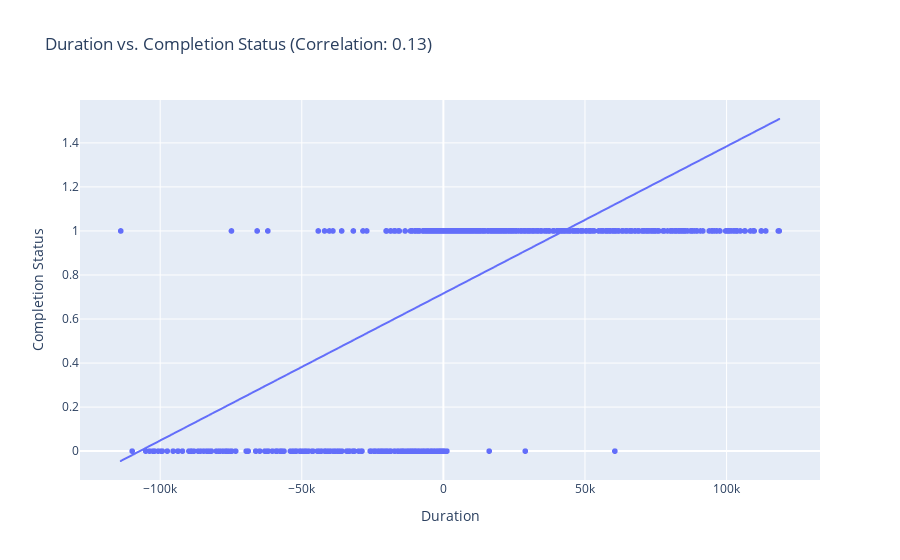

Notebook code cell kept with this figure:
### Markdown cell above
We also tried to explore if duration has a impact on the success rate, for which we calculated correlation.

### Code cell
correlation = test_df['duration'].corr(test_df['completed_numeric'])

# Create a scatter plot with Plotly
fig = px.scatter(
    test_df, x='duration', y='completed_numeric', trendline='ols',
    title=f'Duration vs. Completion Status (Correlation: {correlation:.2f})',
    labels={'duration': 'Duration', 'completed_numeric': 'Completion Status'}
)

# Customize the layout
fig.update_layout(
    xaxis_title="Duration",
    yaxis_title="Completion Status",
    showlegend=False
)

# Show the plot
fig.show()

### Figure 1 — Plotly figure (JSON) as saved in the notebook; plotly's stock layout.template omitted (floating-point values rounded to 4 significant figures; data arrays with more than 128 entries replaced by an {"elided": "..."} marker saying what was removed)
{"data": [{"hovertemplate": "Duration=%{x}<br>Completion Status=%{y}<extra></extra>", "legendgroup": "", "marker": {"color": "#636efa", "symbol": "circle"}, "mode": "markers", "name": "", "showlegend": false, "type": "scattergl", "x": {"elided": "30005 float values"}, "xaxis": "x", "y": {"elided": "30005 int values"}, "yaxis": "y"}, {"hovertemplate": "<b>OLS trendline</b><br>completed_numeric = 6.6808e-06 * duration + 0.716227<br>R<sup>2</sup>=0.016697<br><br>Duration=%{x}<br>Completion Status=%{y} <b>(trend)</b><extra></extra>", "legendgroup": "", "marker": {"color": "#636efa", "symbol": "circle"}, "mode": "lines", "name": "", "showlegend": false, "type": "scattergl", "x": {"elided": "25580 float values"}, "xaxis": "x", "y": {"elided": "25580 float values"}, "yaxis": "y"}], "layout": {"legend": {"tracegroupgap": 0}, "showlegend": false, "title": {"text": "Duration vs. Completion Status (Correlation: 0.13)"}, "xaxis": {"anchor": "y", "domain": [0, 1], "title": {"text": "Duration"}}, "yaxis": {"anchor": "x", "domain": [0, 1], "title": {"text": "Completion Status"}}}}
